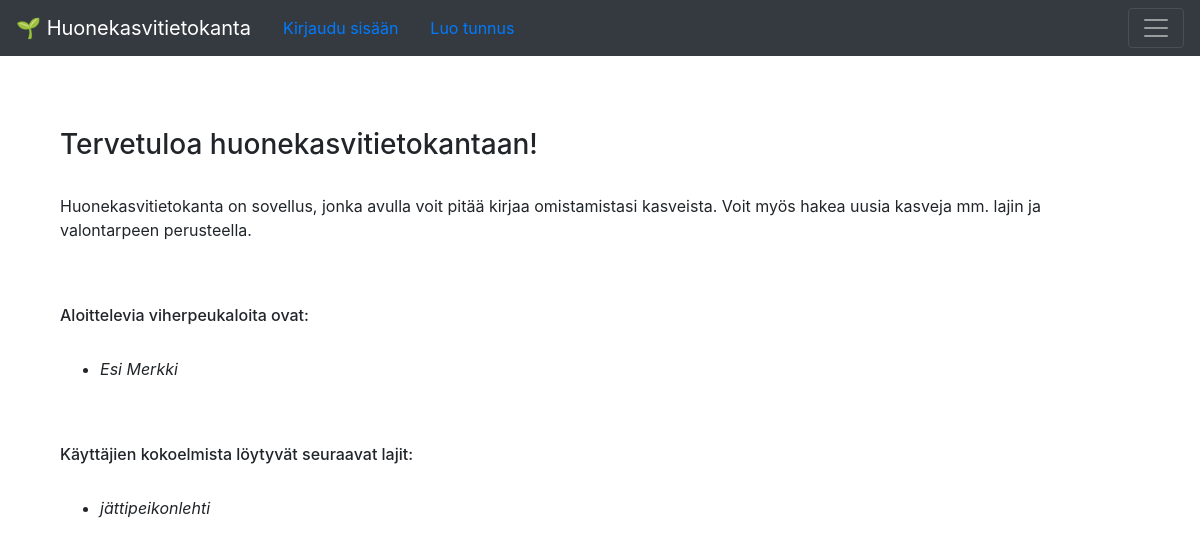
Before: / with the older database file.
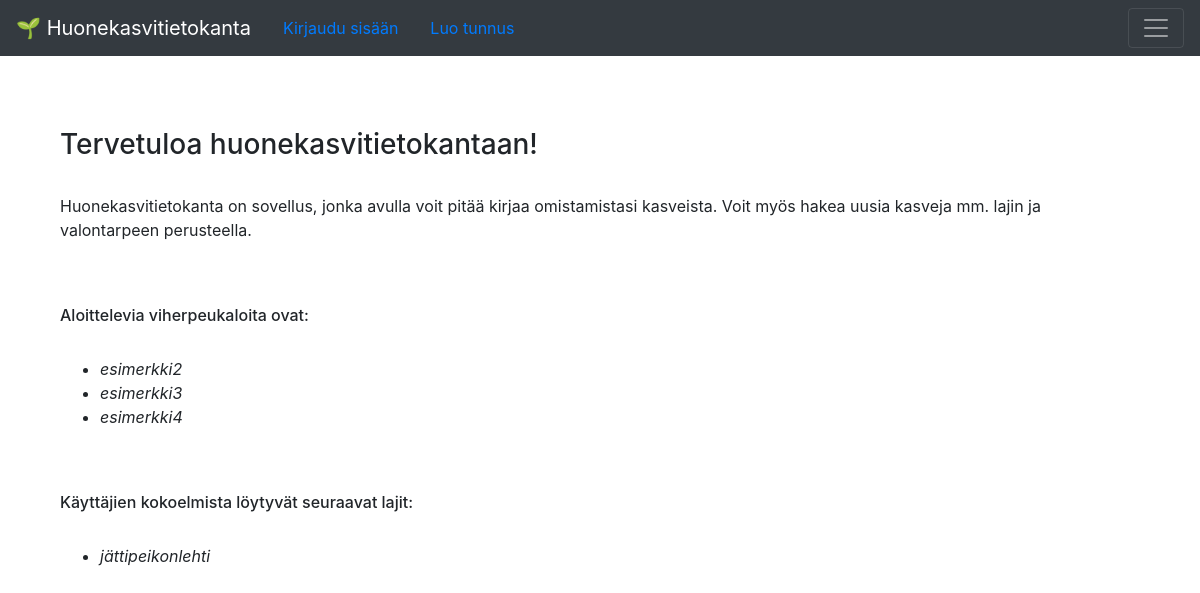
After: the same page with the newer database file.
### application/auth/models.py (models this page shows, shortened)
class User(db.Model):
    __tablename__ = "account"
    id = db.Column(db.Integer, primary_key=True)
    date_created = db.Column(db.DateTime, default=db.func.current_timestamp())
    name = db.Column(db.String(144), nullable=False)
    username = db.Column(db.String(144), nullable=False, unique=True)
    password = db.Column(db.String(144), nullable=False)
    plants = db.relationship("Plant", backref='account', lazy=True)
    @staticmethod
    def find_new_users():
        stmt = text("SELECT Account.id, Account.name FROM Account"
                    " LEFT JOIN Plant ON Plant.account_id = Account.id"
                    " GROUP BY Account.id"
                    " HAVING COUNT(Plant.id) = 0")
        res = db.engine.execute(stmt)
        response = []
        for row in res:
            response.append({"id":row[0], "name":row[1]})
        return response

### application/species/models.py (models this page shows, shortened)
class Species(Base):
    __tablename__ = "species"
    genus = db.Column(db.String(144), nullable=False)
    epithet = db.Column(db.String(144), nullable=False)
    water = db.Column(db.String(144), nullable=False)
    light = db.Column(db.String(144), nullable=False)
    plants = db.relationship('Plant', backref='plant_species', lazy=True)
    @staticmethod
    def find_current_species():
        stmt = text("SELECT Species.id, Species.name  FROM Species"
                     " INNER JOIN Plant ON Plant.species_id = Species.id"
                     " GROUP BY Species.id;")
        res = db.engine.execute(stmt)
        response = []
        for row in res:
            response.append({ "id":row[0], "name":row[1]})
        return response

### application/views.py (the view)
@app.route('/')
def index():
    return render_template("index.html", current_species=Species.find_current_species(), new_users=User.find_new_users())

### application/templates/index.html
{% extends "layout.html" %}
{% block body %}
<div class="container">
  <h3>Tervetuloa huonekasvitietokantaan!</h3>
  <br>
  <p>Huonekasvitietokanta on sovellus, jonka avulla voit pitää kirjaa omistamistasi kasveista.
    Voit myös hakea uusia kasveja mm. lajin ja valontarpeen perusteella.</p>
  <br><br>
  <h6>Aloittelevia viherpeukaloita ovat:</h6>
  <br>
  <ul>
    {% for user in new_users %}
    <li>
      <i> {{user.name}} </i>
    </li>
    {% endfor %}
  </ul>
  {% if current_species is defined %}
  <br><br>
  <h6>Käyttäjien kokoelmista löytyvät seuraavat lajit:</h6>
  <br>
  <ul>
    {% for species in current_species %}
    <li>
      <i> {{species.name}} </i>
    </li>
    {% endfor %}
  </ul>
  {% endif %}
</div>
{% endblock %}

Changed rows visible on the page:
no longer on this page (row unchanged): User: name "Esi Merkki"
added User: name "esimerkki2"
added User: name "esimerkki3"
added User: name "esimerkki4"
